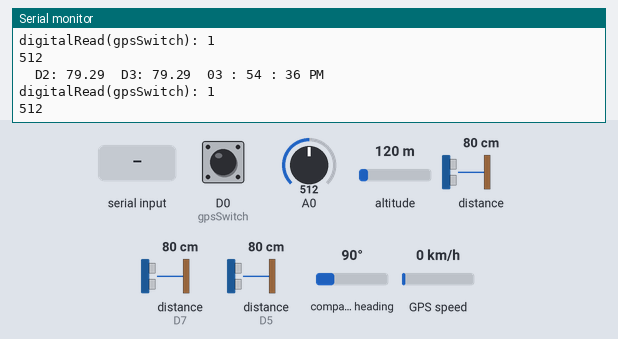
Bench run of a sketch on a simulated ESP8266 (NodeMCU). Parts: the last lines printed to the serial monitor. Wiring (inferred from the names in the program): 3 × ultrasonic range finder: trigger D4, echo D3 / trigger D6, echo D5 / trigger D8, echo D7. Inputs (shaded band) come from the test bench; at power-on: distance to the obstacle (sensors on D7, D5) 80 cm, D0 (gpsSwitch) HIGH, A0 = 512, altitude 120 m, distance to the obstacle 80 cm, compass heading 90°, GPS speed 0 km/h. The echo pulse lasts 58.3 µs per cm; WiFi joins after 1.5 s; servers stay silent unless stated; the local clock reads 2024-03-15 10:24:30 at power-on unless the sketch sets it; the GPS gets a fix after 3 s at 37.7749, -122.4194 with 8 satellites.

Above: at 7.0 s.
7.1 s: "project007\n" received over Serial
At 7.8 s:
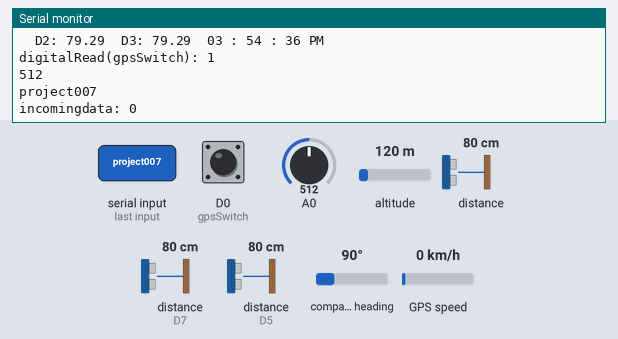
8.6 s: "90,45\n" received over Serial
At 8.83 s:
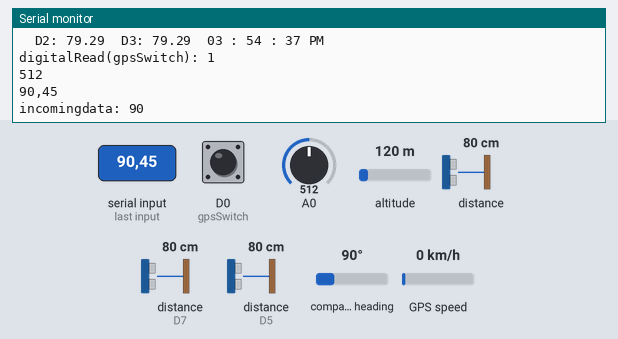
10.1 s: "D1: \n" received over Serial
At 10.9 s:
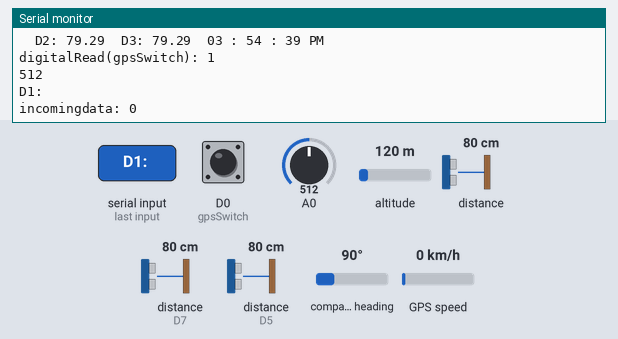
11.6 s: distance to the obstacle (sensor on D7) set to 2 cm
At 12.9 s:
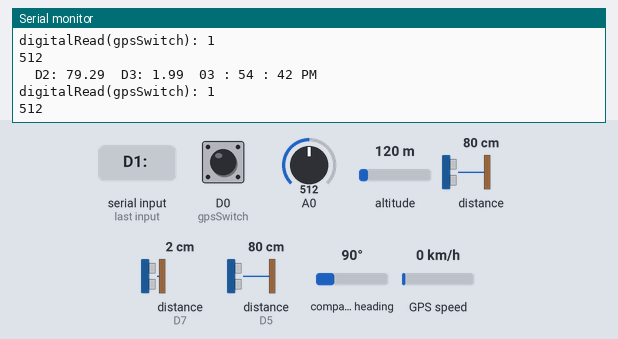
14.6 s: distance to the obstacle (sensor on D5) set to 2 cm
At 16.2 s:
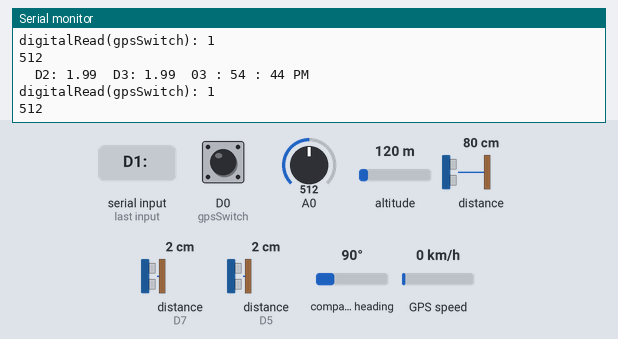

The sketch:

ultrasonic.ino
```cpp
// TODO: Add one more ultrasonic sensor

#include <TinyGPS++.h>
#include <SoftwareSerial.h>
#include <ESP8266WiFi.h>
#include <WiFiClientSecure.h>
#include <UniversalTelegramBot.h>
#include <ArduinoJson.h>
#include "DFRobotDFPlayerMini.h"

TinyGPSPlus gps;  // The TinyGPS++ object
SoftwareSerial ss(D1, D2); // The serial connection to the GPS device
//SoftwareSerial mySoftwareSerial(D1, D2); // RX, TX
DFRobotDFPlayerMini myDFPlayer;
void printDetail(uint8_t type, int value);

//define sound velocity in cm/uS
#define SOUND_VELOCITY 0.034
#define CM_TO_INCH 0.393701
#define DFPLAY        1

const char* ssid = "TPLink";
const char* password = "Excitel@103";

//const char* ssid = "project";
//const char* password = "project007";

const int echoPin1 = D3;
const int trigPin1 = D4;

const int echoPin2 = D5;
const int trigPin2 = D6;

const int echoPin3 = D7;
const int trigPin3 = D8;

const int gpsSwitch = D0;

//#define BOTtoken "519073934:AAHD2MNwbqRg5m-pjDl6COl07zRL6n2Vy9E"  // your Bot Token (Get from Botfather)
#define BOTtoken "6112344947:AAH-7y3PnjKPHiiWWVW1mWRFt9WdKV44_mM"  // your Bot Token (Get from Botfather)
//6079607178:AAFlVFErf59AYGDrshzdBbIPlsgiFOFHEzo

#define CHAT_ID "748459272"

X509List cert(TELEGRAM_CERTIFICATE_ROOT);
WiFiClientSecure client;
UniversalTelegramBot bot(BOTtoken, client);

float latitude , longitude;
int year , month , date, hour , minute , second;
String date_str , time_str , lat_str , lng_str;
int pm;
unsigned int distance1,distance2,distance3;
unsigned long myTime=0, myTime1=0;
long duration;
float distanceCm1,distanceCm2,distanceCm3,distanceCm4;
float distanceInch;
String coord="";
String inputString = "";      // a String to hold incoming data
bool stringComplete = false;  // whether the string is complete
int incomingdata=0;
int rcvdata=0;


WiFiServer server(80);

void setup()
{
  Serial.begin(115200);
  ss.begin(9600);
//  mySoftwareSerial.begin(9600);
  configTime(0, 0, "pool.ntp.org");      // get UTC time via NTP
  client.setTrustAnchors(&cert); // Add root certificate for api.telegram.org
  pinMode(trigPin1, OUTPUT); // Sets the trigPin as an Output
//  pinMode(gpsSwitch, INPUT);
  pinMode(gpsSwitch, INPUT_PULLUP);
  pinMode(echoPin1, INPUT); // Sets the echoPin as an Input
  pinMode(trigPin2, OUTPUT); // Sets the trigPin as an Output
  pinMode(echoPin2, INPUT); // Sets the echoPin as an Input
  pinMode(trigPin3, OUTPUT); // Sets the trigPin as an Output
  pinMode(echoPin3, INPUT); // Sets the echoPin as an Input
  Serial.println();
  Serial.print("Connecting to ");
  Serial.println(ssid);
  WiFi.begin(ssid, password);
  while (WiFi.status() != WL_CONNECTED)
  {
    delay(500);
    Serial.print(".");
  }
  Serial.println("");
  Serial.println("WiFi connected");
  server.begin();
  Serial.println("Server started");
  // Print the IP address
  Serial.println(WiFi.localIP());
  bot.sendMessage(CHAT_ID, "Application Started", "");
  delay(4000);
  Serial.println();
  Serial.println(F("DFRobot DFPlayer Mini Demo"));
  Serial.println(F("Initializing DFPlayer ... (May take 3~5 seconds)"));

  Serial.println(F("DFPlayer Mini online."));
//   if(DFPLAY)
//     dfplay(2);

}
void loop()
{
  if (stringComplete) {
    Serial.println(inputString);
    incomingdata = inputString.toInt();
    Serial.print("incomingdata: ");
    Serial.println(incomingdata);
    // clear the string:
    inputString = "";
    stringComplete = false;
  }

  while (ss.available() > 0)
    if (gps.encode(ss.read()))
    {
      if (gps.location.isValid())
      {
        latitude = gps.location.lat();
        lat_str = String(latitude , 6);
        longitude = gps.location.lng();
        lng_str = String(longitude , 6);
        coord = String(lat_str) + String(",") + String(lng_str);
      }
      else
      {
        coord = String("No Valid GPS Data");
        Serial.println(coord);
      }
      if (gps.date.isValid())
      {
        date_str = "";
        date = gps.date.day();
        month = gps.date.month();
        year = gps.date.year();
        if (date < 10)
          date_str = '0';
        date_str += String(date);
        date_str += " / ";
        if (month < 10)
          date_str += '0';
        date_str += String(month);
        date_str += " / ";
        if (year < 10)
          date_str += '0';
        date_str += String(year);
      }
      if (gps.time.isValid())
      {
        time_str = "";
        hour = gps.time.hour();
        minute = gps.time.minute();
        second = gps.time.second();
        minute = (minute + 30);
        if (minute > 59)
        {
          minute = minute - 60;
          hour = hour + 1;
        }
        hour = (hour + 5) ;
        if (hour > 23)
          hour = hour - 24;
        if (hour >= 12)
          pm = 1;
        else
          pm = 0;
        hour = hour % 12;
        if (hour < 10)
          time_str = '0';
        time_str += String(hour);
        time_str += " : ";
        if (minute < 10)
          time_str += '0';
        time_str += String(minute);
        time_str += " : ";
        if (second < 10)
          time_str += '0';
        time_str += String(second);
        if (pm == 1)
          time_str += " PM ";
        else
          time_str += " AM ";
      }
    }

//  Serial.println("<< Ultrasonic ");

#if 1
  if(millis() - myTime > 1000)
  {
  digitalWrite(trigPin1, LOW);
  delayMicroseconds(2);
  digitalWrite(trigPin1, HIGH);
  delayMicroseconds(10);
  digitalWrite(trigPin1, LOW);
  duration = pulseIn(echoPin1, HIGH);
  distanceCm1 = duration * SOUND_VELOCITY/2;

  digitalWrite(trigPin2, LOW);
  delayMicroseconds(2);
  digitalWrite(trigPin2, HIGH);
  delayMicroseconds(10);
  digitalWrite(trigPin2, LOW);
  duration = pulseIn(echoPin2, HIGH);
  distanceCm2 = duration * SOUND_VELOCITY/2;

  digitalWrite(trigPin3, LOW);
  delayMicroseconds(2);
  digitalWrite(trigPin3, HIGH);
  delayMicroseconds(10);
  digitalWrite(trigPin3, LOW);
  duration = pulseIn(echoPin3, HIGH);
  distanceCm3 = duration * SOUND_VELOCITY/2;

//  Serial.print("D1: ");
//  Serial.print(distanceCm1);
  Serial.print("  D2: ");
  Serial.print(distanceCm2);
  Serial.print("  D3: ");
  Serial.print(distanceCm3);
  Serial.print("  ");

  Serial.println(time_str);

  Serial.print("digitalRead(gpsSwitch): ");
  Serial.println(digitalRead(gpsSwitch));

//  analogRead(A0);
Serial.println(analogRead(A0));
  if(analogRead(A0) > 1000)
//  if(digitalRead(gpsSwitch)==0)
  {
    String dat="";
    dat = coord + ", SOS Pressed";
    bot.sendMessage(CHAT_ID,dat , "");
  }

  if(distanceCm2<10 || distanceCm3<10 || incomingdata > 0)
//  if(distanceCm1<10 || distanceCm2<10 || distanceCm3<10 || incomingdata > 0)
  {
    if(distanceCm1 < 10)
    {
//      String dc1="";
      if(DFPLAY)
        dfplay(55);
//      dc1 = coord + ", Obstacle in the front";
//      bot.sendMessage(CHAT_ID,dc1 , "");
//      dc1 = "";
    }
    if(distanceCm2 < 10)
    {
//      String dc2="";
      if(DFPLAY)
        dfplay(5);
//      dc2 = coord + ", Obstacle in the left";
//      bot.sendMessage(CHAT_ID,dc2 , "");
//      dc2 = "";
    }
    if(distanceCm3 < 10)
    {
//      String dc3="";
      if(DFPLAY)
        dfplay(15);
//      dc3 = coord + ", Obstacle in the right";
//      bot.sendMessage(CHAT_ID,dc3 , "");
//      dc3 = "";
    }
    if(incomingdata > 0)
    {
      String inc="";
      switch(incomingdata)
      {
        case 112:
          dfplay(45);
//          inc = coord + ", Bus is there";
//          bot.sendMessage(CHAT_ID,inc , "");
//          inc = "";
        break;
        case 224:
          dfplay(35);
//          inc = coord + ", Car";
//          bot.sendMessage(CHAT_ID,inc , "");
//          inc = "";
        break;
        case 336:
          dfplay(25);
//          inc = coord + ", Traffic Light";
//          bot.sendMessage(CHAT_ID,inc , "");
//          inc = "";
        break;
        case 448:
          dfplay(7);
//          inc = coord + ", Stop Sign";
//          bot.sendMessage(CHAT_ID,inc , "");
//          inc = "";
        break;
        case 555:
          dfplay(65);
//          inc = coord + ", Red Light";
//          bot.sendMessage(CHAT_ID,inc , "");
//          inc = "";
        break;
        case 666:
          dfplay(75);
//          inc = coord + ", Green Light";
//          bot.sendMessage(CHAT_ID,inc , "");
//          inc = "";
        break;
      }
      incomingdata=0;
    }

//    if(distanceCm4 < 10)
//    {
//      String dc4="";
//      if(DFPLAY)
//        dfplay(4);
//      dc4 = coord + ", Obstacle in the right";
//      bot.sendMessage(CHAT_ID,dc4 , "");
//      dc4 = "";
//    }
//    coord = "";
  }
  myTime = millis();
  }
#endif

  delay(100);
}

void dfplay(int index)
{
  ss.write(0x7E);
  ss.write(0xFF);
  ss.write(0x06);
  ss.write(0x03);
  ss.write(0x00);
  ss.write(0x00);
  ss.write(index);
  ss.write(0xEF);
  delay(600);
}

void serialEvent() {
  while (Serial.available()) {
    // get the new byte:
    char inChar = (char)Serial.read();
    // add it to the inputString:
    inputString += inChar;
    // if the incoming character is a newline, set a flag so the main loop can
    // do something about it:
    if (inChar == '\n') {
      stringComplete = true;
    }
  }
}
```

Measured:
- after the input at 7.1 s, the serial monitor: prints a new line after 0.07 s (image 1)
- after the input at 8.6 s, the serial monitor: prints a new line at once (image 2)
- after the input at 10.1 s, the serial monitor: prints a new line after 0.08 s (image 3)
- after the input at 11.6 s, the serial monitor: prints a new line after 0.44 s (image 4)
- after the input at 14.6 s, the serial monitor: prints a new line after 0.70 s (image 5)
